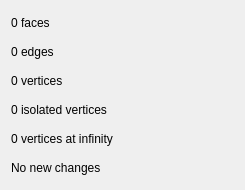
<?xml version="1.0" encoding="UTF-8"?>
<ui version="4.0">
 <class>QArrangementLabellingInfoWidget</class>
 <widget class="QWidget" name="QArrangementLabellingInfoWidget">
  <property name="geometry">
   <rect>
    <x>0</x>
    <y>0</y>
    <width>245</width>
    <height>190</height>
   </rect>
  </property>
  <property name="sizePolicy">
   <sizepolicy hsizetype="Expanding" vsizetype="Fixed">
    <horstretch>0</horstretch>
    <verstretch>0</verstretch>
   </sizepolicy>
  </property>
  <property name="minimumSize">
   <size>
    <width>194</width>
    <height>190</height>
   </size>
  </property>
  <property name="maximumSize">
   <size>
    <width>16777215</width>
    <height>190</height>
   </size>
  </property>
  <property name="windowTitle">
   <string>Arrangement info</string>
  </property>
  <property name="windowIcon">
   <iconset resource="../rc/QArrangementLabelling.qrc">
    <normaloff>:/dialog-information.png</normaloff>:/dialog-information.png</iconset>
  </property>
  <layout class="QVBoxLayout" name="verticalLayout">
   <item>
    <widget class="QLabel" name="_labelFaces">
     <property name="text">
      <string>0 faces</string>
     </property>
    </widget>
   </item>
   <item>
    <widget class="QLabel" name="_labelEdges">
     <property name="text">
      <string>0 edges</string>
     </property>
    </widget>
   </item>
   <item>
    <widget class="QLabel" name="_labelVertices">
     <property name="text">
      <string>0 vertices</string>
     </property>
    </widget>
   </item>
   <item>
    <widget class="QLabel" name="_labelIsolatedVertices">
     <property name="text">
      <string>0 isolated vertices</string>
     </property>
    </widget>
   </item>
   <item>
    <widget class="QLabel" name="_labelVerticesAtInfinity">
     <property name="text">
      <string>0 vertices at infinity</string>
     </property>
    </widget>
   </item>
   <item>
    <widget class="QLabel" name="_labelChanged">
     <property name="text">
      <string>No new changes</string>
     </property>
    </widget>
   </item>
  </layout>
 </widget>
 <resources>
  <include location="../rc/QArrangementLabelling.qrc"/>
 </resources>
 <connections/>
</ui>
